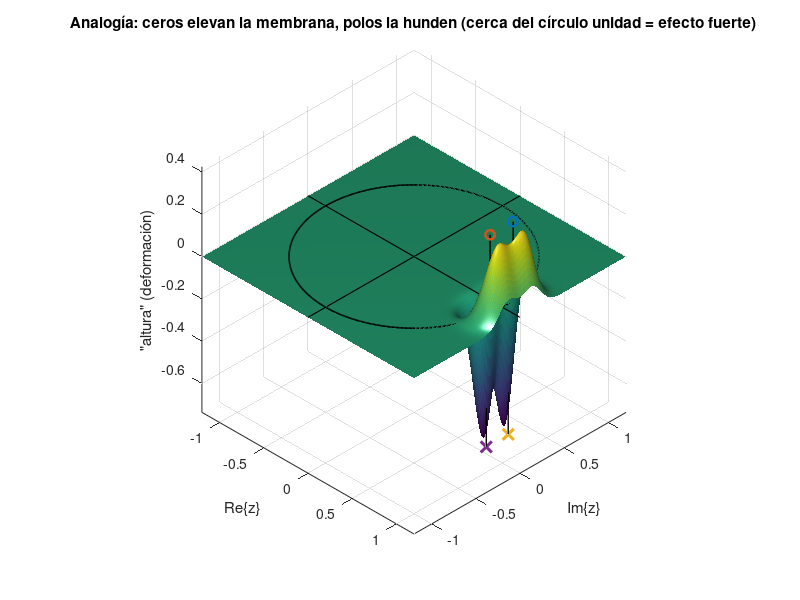

This chart was generated by the following MATLAB code:
%% plano-z como "membrana elástica" 3D (ceros arriba, polos abajo)
% Ejemplo visual: una malla (x,y) en el plano-z y una "altura" h(x,y)
% generada por ceros (+) y polos (-) como deformaciones locales (gaussianas).

clear; close all; clc;

%% Definición de ceros y polos (ejemplo típico: notch + resonancia cercana)
% Un cero sobre el círculo unidad (anulación) y un par de polos cercanos (selectividad)
w0 = 2*pi*1000/48000;       % ángulo ejemplo
z0 = exp(1j*w0);            % cero sobre el círculo unidad
zeros_z = [z0; conj(z0)];   % par conjugado

r = 0.95;                   % radio de polos (dentro del círculo unidad)
p0 = r*exp(1j*w0);
poles_z = [p0; conj(p0)];   % par conjugado

%% Malla del plano-z
L = 1.2;                    % límites de visualización
N = 220;                    % resolución
x = linspace(-L, L, N);
y = linspace(-L, L, N);
[X,Y] = meshgrid(x,y);
Z = X + 1j*Y;

%% "Membrana": suma de bultos (ceros arriba, polos abajo)
sigma0 = 0.10;              % anchura base de la deformación (ajusta estética)
H = zeros(size(Z));

% Ceros: tiran hacia arriba
for k = 1:numel(zeros_z)
    d2 = abs(Z - zeros_z(k)).^2;
    H  = H + exp(-d2/(2*sigma0^2));
end

% Polos: tiran hacia abajo (más "agresivos" si están cerca del círculo unidad)
for k = 1:numel(poles_z)
    d2 = abs(Z - poles_z(k)).^2;
    H  = H - 1.3*exp(-d2/(2*(0.9*sigma0)^2));
end

% Suavizado / escalado visual
H = 1.2*H;

%% Dibujar
figure('Color','w','Name','Plano-z como membrana (ceros arriba, polos abajo)');
surf(X, Y, H, 'EdgeColor','none');
hold on; grid on;

% Círculo unidad
t = linspace(0,2*pi,600);
plot3(cos(t), sin(t), 0*t, 'k', 'LineWidth', 1.2);

% Ejes
plot3([-L L],[0 0],[0 0],'k-','LineWidth',0.8);
plot3([0 0],[-L L],[0 0],'k-','LineWidth',0.8);

% Marcar ceros y polos como "chinchetas"
zHeight = max(H(:))*1.05;
pHeight = min(H(:))*1.05;

for k = 1:numel(zeros_z)
    zx = real(zeros_z(k)); zy = imag(zeros_z(k));
    plot3([zx zx],[zy zy],[0 zHeight],'k-','LineWidth',1.0);          % cuerda
    plot3(zx, zy, zHeight,'o','MarkerSize',7,'LineWidth',1.8);        % marcador
end

for k = 1:numel(poles_z)
    px = real(poles_z(k)); py = imag(poles_z(k));
    plot3([px px],[py py],[0 pHeight],'k-','LineWidth',1.0);          % cuerda
    plot3(px, py, pHeight,'x','MarkerSize',8,'LineWidth',2.2);        % marcador
end

% Ajustes de vista
axis([-L L -L L min(H(:))*1.2 max(H(:))*1.2]);
axis vis3d;
xlabel('Re\{z\}'); ylabel('Im\{z\}'); zlabel('"altura" (deformación)');
title('Analogía: ceros elevan la membrana, polos la hunden (cerca del círculo unidad = efecto fuerte)');
view(45, 35);
camlight headlight; lighting gouraud;
rotate3d on;

%% Nota:
% Esta "altura" es una visualización cualitativa.
% Si quieres una versión más cercana al filtro real, se puede usar:
% h(z) = +sum log|z - z_k|  - sum log|z - p_k| (o el negativo) y normalizar.
